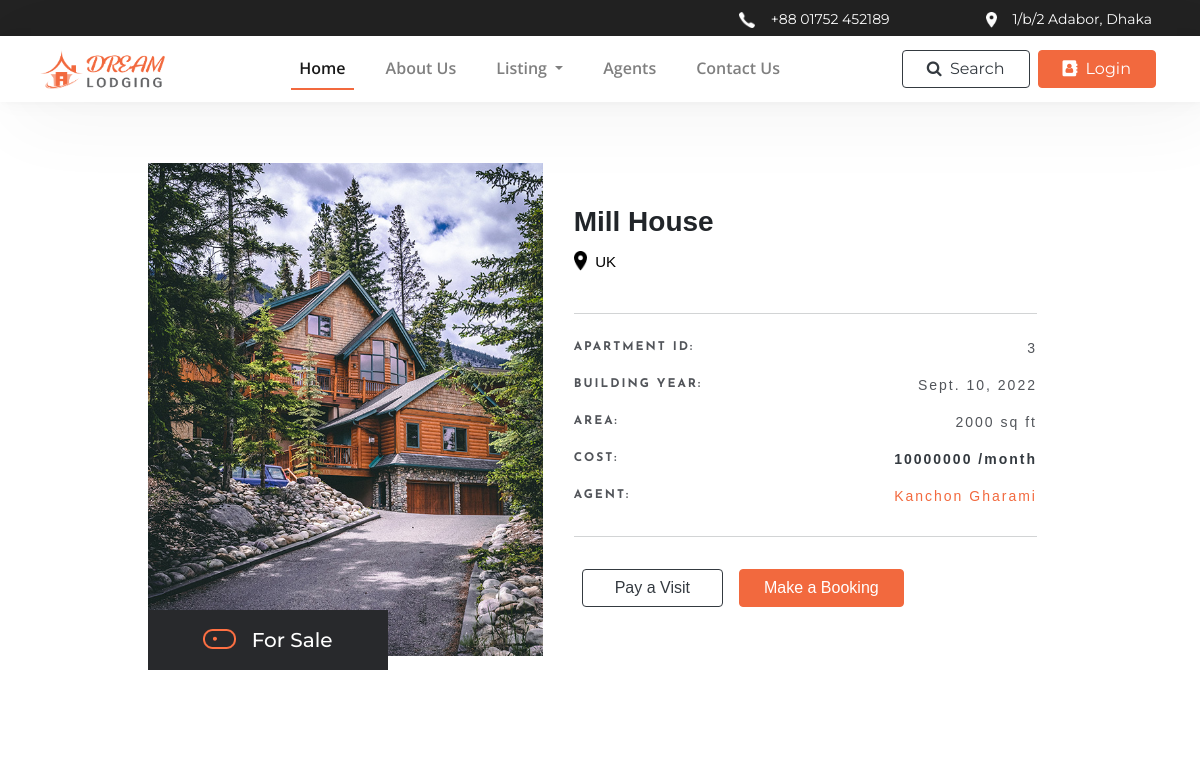
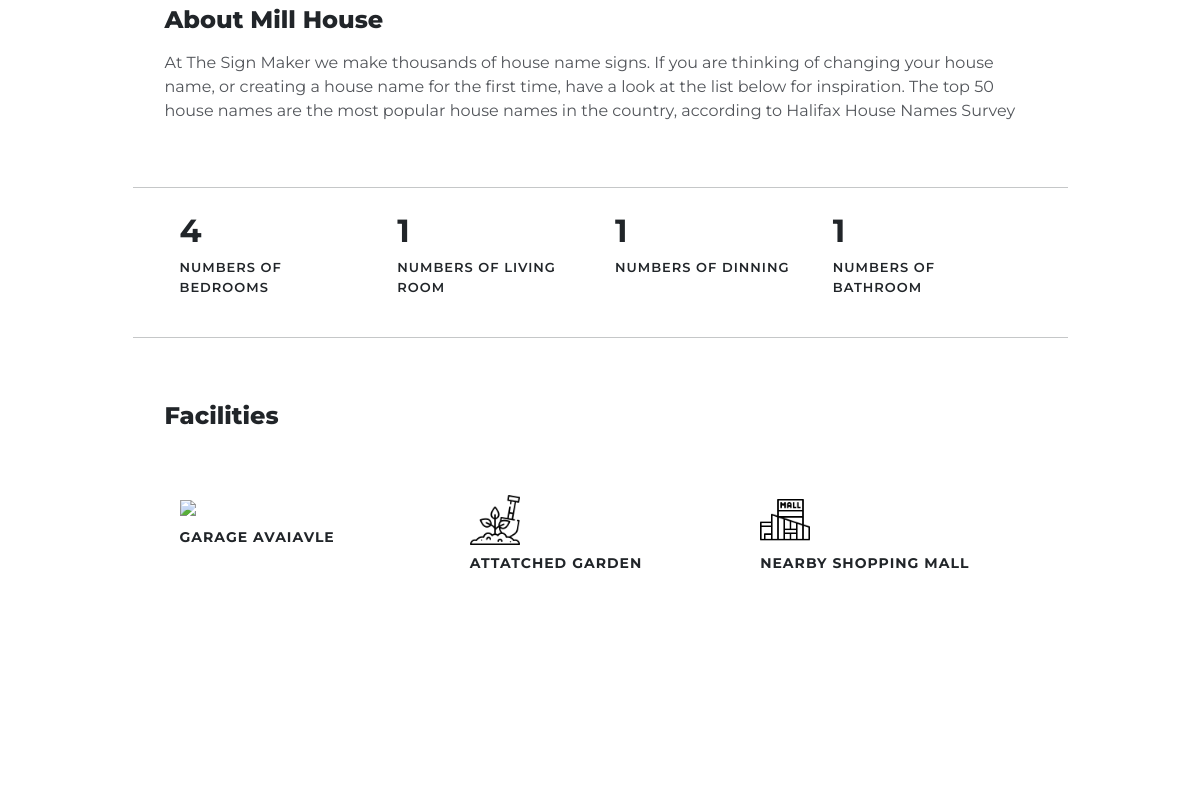
/apartment/3 (upper part), run on an earlier commit of the app's database (2 pictures, top to bottom).
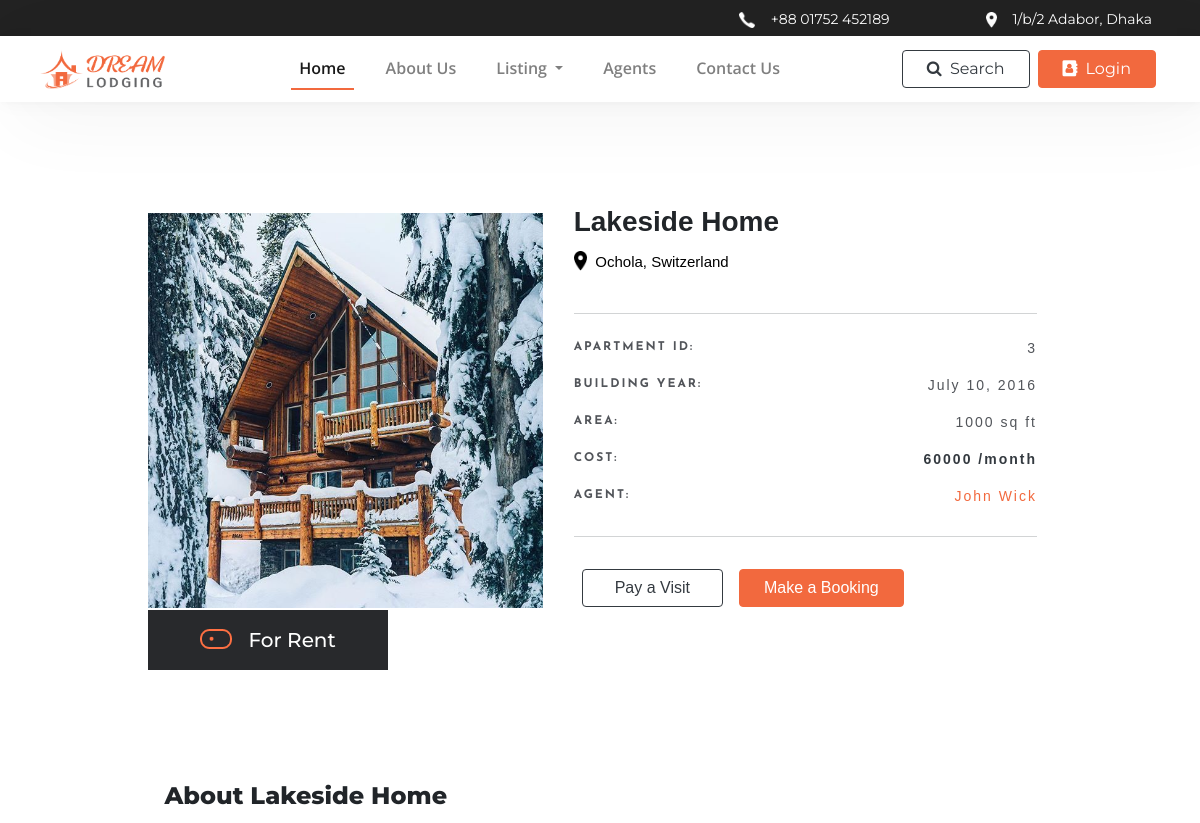
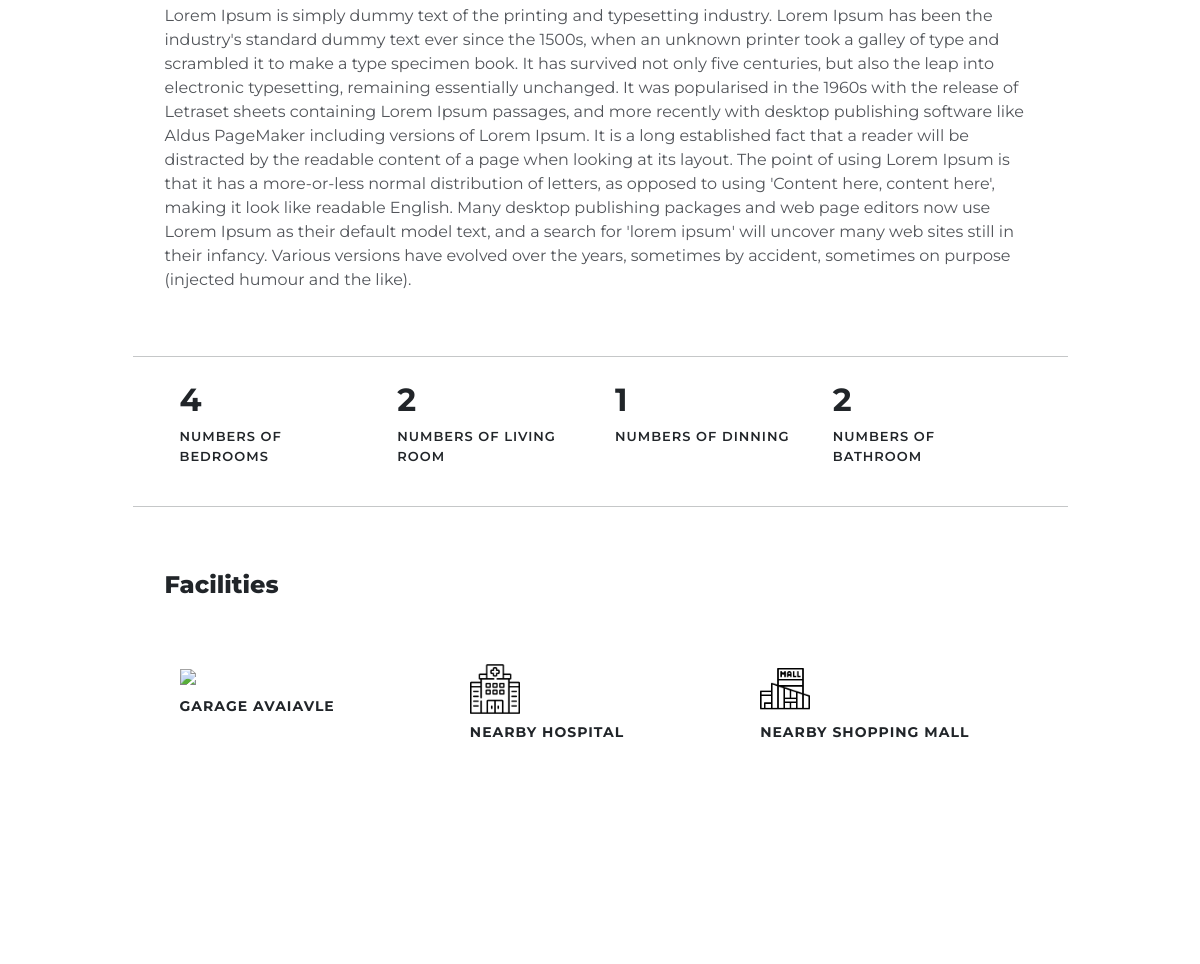
And on a later commit of the database (2 pictures, top to bottom).
### app/models.py (models this page shows, shortened)
class Apartment(models.Model):
    type=[
        ( 'Rent','Rent'),
        ( 'Sale','Sale'),
        ( 'Booked','Booked'),
    ]
    user = models.ManyToManyField(MyCustomUser, related_name='apartments')
    name = models.CharField(max_length=200, blank=True, null=True)
    type = models.CharField(max_length=20, choices=type, default='Rent')
    location =  models.CharField(max_length=200, blank=True, null=True)
    price = models.IntegerField()
    area = models.IntegerField()
    building_year = models.DateField()
    img = models.ImageField(upload_to ='apartment/')
    about = models.TextField()
    bedroom = models.IntegerField()
    living = models.IntegerField()
    dinning = models.IntegerField()
    bathroom = models.IntegerField()
    garage = models.BooleanField(default=False)
    watchman = models.BooleanField(default=False)
    garden = models.BooleanField(default=False)
    swimmingpool = models.BooleanField(default=False)
    hospital = models.BooleanField(default=False)
    shoppingmall = models.BooleanField(default=False)
    is_booked = models.BooleanField(default=False)

class MyCustomUser(AbstractUser):
    username = models.CharField(
        max_length=100, unique="True", blank=False, primary_key=True
    )
    password = models.CharField(max_length=200, blank=True, null=True)
    phone = models.CharField(max_length=200, blank=True, null=True)
    email = models.EmailField(blank=True, null=True)
    fullname = models.CharField(max_length=200, blank=True, null=True)
    job = models.CharField(max_length=200, blank=True, null=True)
    age = models.IntegerField(blank=True, null=True)
    fb_link = models.URLField(max_length=200, blank=True, null=True)
    twitter_link = models.URLField(max_length=200, blank=True, null=True)
    linkedin_link = models.URLField(max_length=200, blank=True, null=True)
    website_link = models.URLField(max_length=200, blank=True, null=True)
    about = models.TextField(blank=True, null=True)
    joined = models.DateField(default=datetime.now)
    img = models.ImageField(upload_to ='images/')
    is_agent = models.BooleanField(default=False)
    is_customer = models.BooleanField(default=False)
    is_varified = models.BooleanField(default=False)

### app/views.py (the view)
# urls.py: path('apartment/<int:pk>', apartment, name='apartment'),
def apartment(request, pk):
    this_apartment = Apartment.objects.get(id=pk)
    this_user = None
    agent = None
    own_apartment = False
    for i in this_apartment.user.all():
        if i.is_agent == True:
            agent = i
            break
    try:
        this_user = MyCustomUser.objects.get(username=request.user.username)
    except:
        print("No User")
    if this_user == agent:
        own_apartment = True
    context = {
        'this_apartment' : this_apartment,
        'agent' : agent,
        'own_apartment' : own_apartment,
    }
    return render(request, "app/apartment.html", context)

### app/templates/app/apartment.html (shortened to what the changed rows need)
<!DOCTYPE html>
{% extends 'base.html' %}
{% load static %}
{% block content %}
<div class="bg-lightgrey">
    <div class="row m-0 py-5 px-2 d-flex justify-content-center">
        <div class="col-xl-4 col-md-6 mx-2 profile_pic" style="background-image: url('{{ this_apartment.img.url }}')">
            <div class="profile_tag">
                <div class="row m-0">
                    <img src="{% static 'icons/profile_active_ico.png' %}" class="mt-1 mr-3">
                    For {{ this_apartment.type }}
                </div>
            </div>
        </div>
        <div class="col-xl-5 mx-2 profile_description font_Commissioner">
            <h3 class="fw-800">{{ this_apartment.name }}</h3>
            <div class="row m-0 p-0 fw-400 text-black">
                <img src="{% static 'icons/location_black.png' %}" class="mr-2 mt-1" style="height: 20px;">
                <p class="mt-1 fs-15">{{ this_apartment.location }}</p>
            </div>
            <div class="profile_points my-4 py-3">
                <div class="row m-0 pt-2">
                    <p class="fw-800 font_Josefin text-upper">Apartment ID:</p>
                    <p class="fw-400 ml-auto fs-14">{{ this_apartment.pk }}</p>
                </div>
                <div class="row m-0">
                    <p class="fw-800 font_Josefin text-upper">Building year:</p>
                    <p class="fw-400 ml-auto fs-14">{{ this_apartment.building_year }}</p>
                </div>
                <div class="row m-0">
                    <p class="fw-800 font_Josefin text-upper">Area:</p>
                    <p class="fw-400 ml-auto fs-14">{{ this_apartment.area }} sq ft</p>
                </div>
                <div class="row m-0">
                    <p class="fw-800 font_Josefin text-upper">Cost:</p>
                    <p class="fw-600 ml-auto fs-14 text-dark">{{ this_apartment.price }} /month</p>
                </div>
                <div class="row m-0">
                    <p class="fw-800 font_Josefin text-upper">Agent:</p>
                    {% if agent %}
                        <a href="{% url 'app:profile' pk=agent.pk %}" class="fw-400 ml-auto fs-14 text-orange">{{ agent.fullname }}</a>
                    {% endif %}
                </div>
            </div>
            {% if not own_apartment %}
                {% if not this_apartment.is_booked %}
                    <div class="row m-0">
                        <a href="#" class="btn btn-md btn-outline-dark mx-2 my-2 px-45 hover_scale-9" data-toggle="modal" data-target="#pay_a_visit">Pay a Visit</a>
                        <a href="#" class="btn btn-md btn-orange mx-2 my-2 px-4 hover_scale-9" data-toggle="modal" data-target="#booking_successful">Make a Booking</a>
                    </div>
                {% endif %}
            {% endif %}
        </div>
    </div>
    <div class="container-fluid my-5">
        <div class="row m-0 prx-4 d-flex justify-content-center">
            <div class="col-xl-10 prx-45">
                <h4 class="fw-800 my-3">About {{ this_apartment.name }}</h4>
                <p class="profile_about">
                    {{ this_apartment.about }}
                </p>
            </div>
        </div>
    </div>
    <div class="container-fluid my-5">
        <div class="row m-0 prx-4 d-flex justify-content-center">
            <div class="col-xl-10 room_info prx-45 py-4">
                <div class="row m-0">
                    <div class="col-xl-3 col-sm-6 mx-auto">
                        <h2 class="fw-700">{{ this_apartment.bedroom }}</h2>
                        <p class="text-upper fw-600 fs-13" style="letter-spacing: 1px;">Numbers of Bedrooms</p>
                    </div>
                    <div class="col-xl-3 col-sm-6 mx-auto">
                        <h2 class="fw-700">{{ this_apartment.living }}</h2>
                        <p class="text-upper fw-600 fs-13" style="letter-spacing: 1px;">Numbers of Living Room</p>
                    </div>
                    <div class="col-xl-3 col-sm-6 mx-auto">
                        <h2 class="fw-700">{{ this_apartment.dinning }}</h2>
                        <p class="text-upper fw-600 fs-13" style="letter-spacing: 1px;">Numbers of Dinning</p>
                    </div>
                    <div class="col-xl-3 col-sm-6 mx-auto">
                        <h2 class="fw-700">{{ this_apartment.bathroom }}</h2>
                        <p class="text-upper fw-600 fs-13" style="letter-spacing: 1px;">Numbers of Bathroom</p>
                    </div>
                </div>
            </div>
        </div>
    </div>
    <div class="container-fluid my-5">
        <div class="row m-0 prx-4 d-flex justify-content-center">
            <div class="col-xl-10 prx-45">
                <div class="row m-0 py-4">
                    {% if this_apartment.garden %}
                        <div class="col-xl-4 col-sm-6 mx-auto my-4">
                            <img src="{% static 'icons/gardening.png' %}" class="facility_ico">
                            <p class="text-upper fw-700 fs-14 my-2" style="letter-spacing: 1px;">Attatched Garden</p>
                        </div>
                    {% endif %}
                    {% if this_apartment.hospital %}
                        <div class="col-xl-4 col-sm-6 mx-auto my-4">
                            <img src="{% static 'icons/hospital.png' %}" class="facility_ico">
                            <p class="text-upper fw-700 fs-14 my-2" style="letter-spacing: 1px;">Nearby Hospital</p>
                        </div>
                    {% endif %}
                </div>
            </div>
        </div>
    </div>
</div>
{% endblock %}

What changed in the data, as far as the page shows it:
removed MyCustomUser: fullname "Kanchon Gharami"
changed Apartment id 3: img: a different picture; type "Sale" → "Rent"; name "Mill House" → "Lakeside Home"; location "UK" → "Ochola, Switzerland"; building_year "Sept. 10, 2022" → "July 10, 2016"; area "2000" → "1000"; price "10000000" → "60000"; about "At The Sign Maker we make thousands of house name signs. If you are thinking of changing your house name, or creating a house name for the first time, have a look at the list below for inspiration. The top 50 house names are the most popular house names in the country, according to Halifax House Names Survey" → "Lorem Ipsum is simply dummy text of the printing and typesetting industry. Lorem Ipsum has been the industry's standard dummy text ever since the 1500s, when an unknown printer took a galley of type and scrambled it to make a type specimen book. It has survived not only five centuries, but also the leap into electronic typesetting, remaining essentially unchanged. It was popularised in the 1960s with the release of Letraset sheets containing Lorem Ipsum passages, and more recently with desktop publishing software like Aldus PageMaker including versions of Lorem Ipsum. It is a long established fact that a reader will be distracted by the readable content of a page when looking at its layout.…"; living "1" → "2"; bathroom "1" → "2"; hospital False → True (drawn); garden True → False (drawn)
added MyCustomUser: fullname "John Wick"
Also different on the page:
text no longer shown: "ATTATCHED GARDEN"
text now shown: "NEARBY HOSPITAL"
